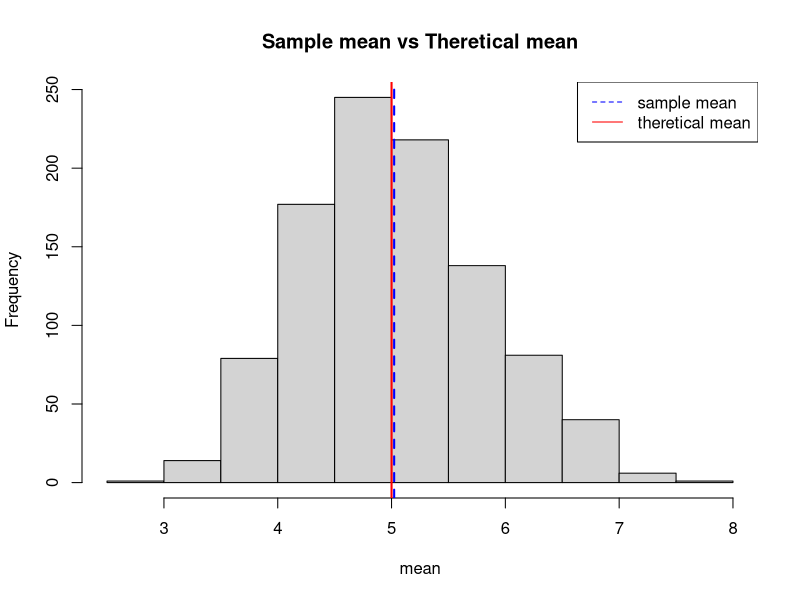
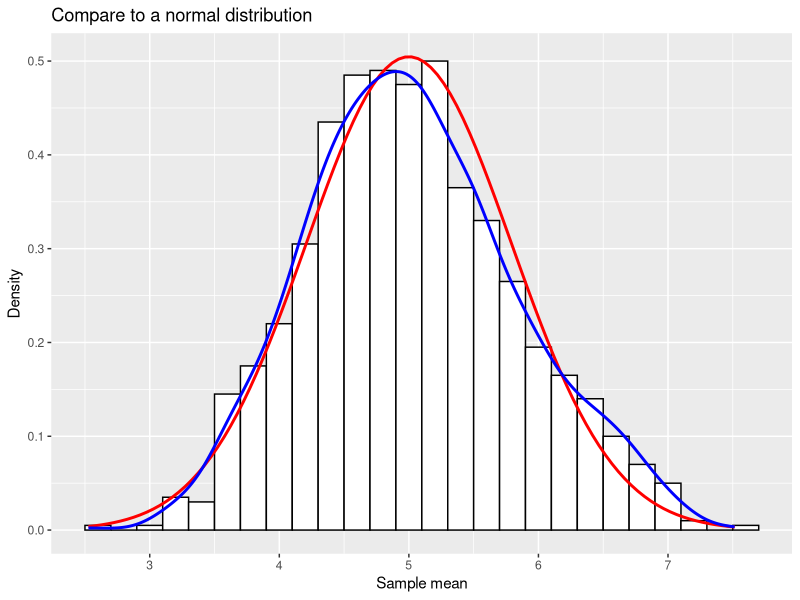

Here is the R script that generated these plots, in order:
## ---- chunk 1
knitr::opts_chunk$set(echo = TRUE)
## ---- chunk 2
#The exponential distribution can be simulated in R with rexp(n, lambda) where lambda is the rate parameter. The mean of exponential distribution is 1/lambda and the standard deviation is also 1/lambda.
set.seed(123456)
# set lambda and n
lambda <- 0.2
n <- 40
# initialize
mns=NULL
vars=NULL
for (i in 1 : 1000) {
  edist <- rexp(n,lambda)
  mns = c(mns, mean(edist))
}
## ---- chunk 3
# theretical mean is 1/lambda
tmn <- 1/lambda
tmn
# sample mean
smn <- mean(mns)
smn
# make plot for the mean of 1000 averages of 40 random exponential distrubutions, and compare sample mean and theretical mean
hist(mns, xlab = "mean",main = "Sample mean vs Theretical mean")
abline(v=smn,col="blue",lwd=2,lty=2)
abline(v=tmn,col="red",lwd=2,lty=1)
legend("topright",lty = c(2,1),col=c("blue","red"),legend=c("sample mean","theretical mean"))
## ---- chunk 4
# theretical variance : standard deviation is 1/lambda
tvar <- (1/lambda)^2/n
tvar
# sample variance
svar <- var(mns)
svar
## ---- chunk 5
library(ggplot2)
## ---- chunk 6
mnsplot <- data.frame(mns)
g1 <- ggplot(data=mnsplot,mapping = aes(x=mns))  +
  geom_histogram(aes(y=..density..),binwidth = 0.2, color = "black", fill = "white") + 
  stat_function(fun = dnorm, color = "red",size=1, args = list(mean=tmn,sd=sqrt(tvar))) +
  geom_density(color="blue", size=1) + 
  ggtitle("Compare to a normal distribution") + 
  xlab("Sample mean") + ylab("Density")
g1
